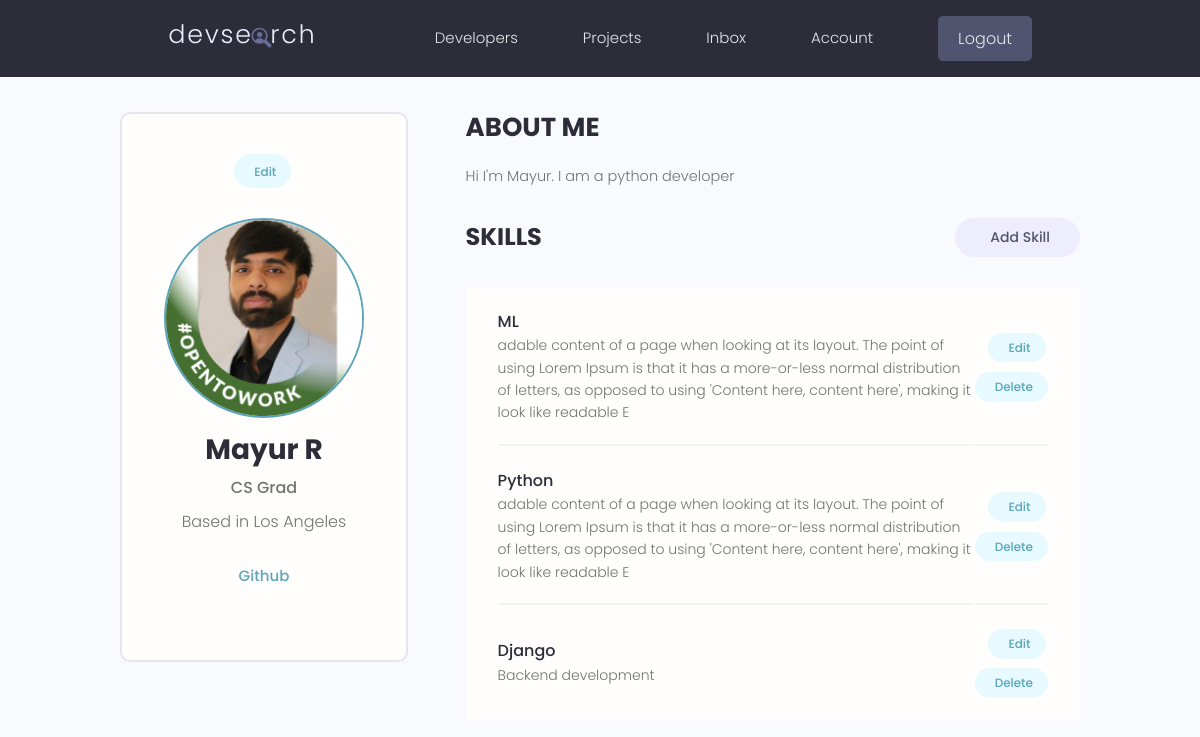
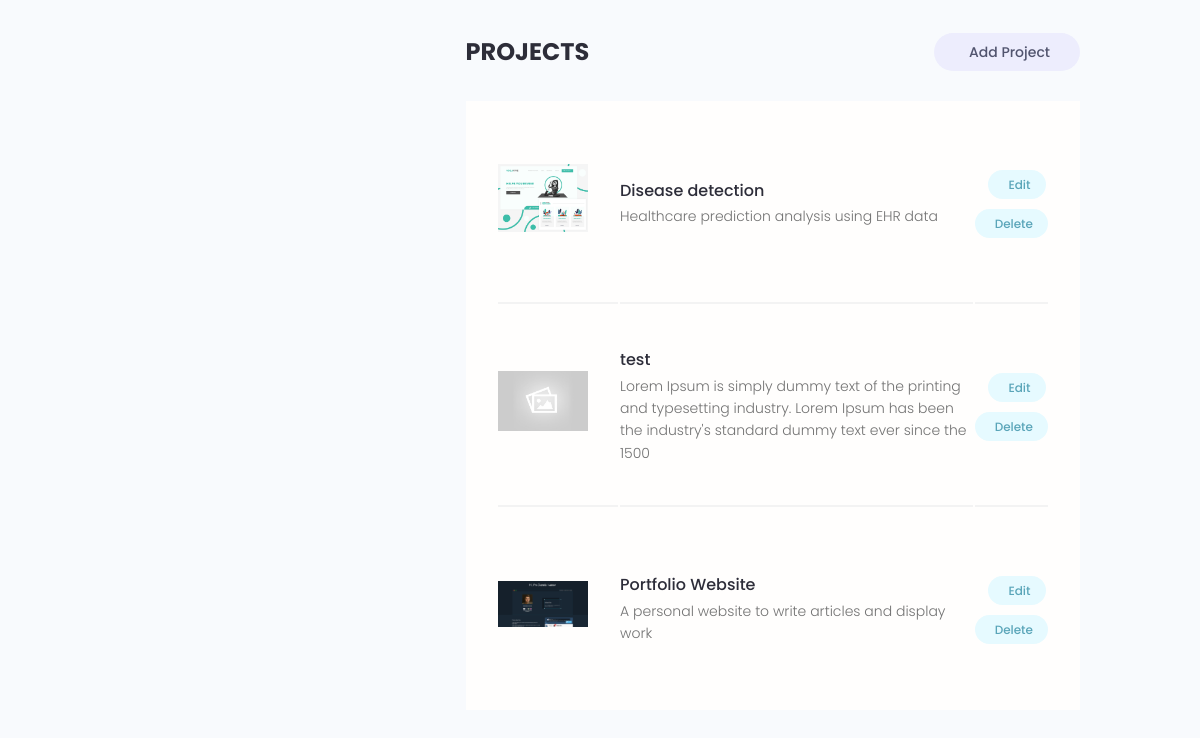
Before: /account/ (signed in) with the older database file (2 pictures, top to bottom).
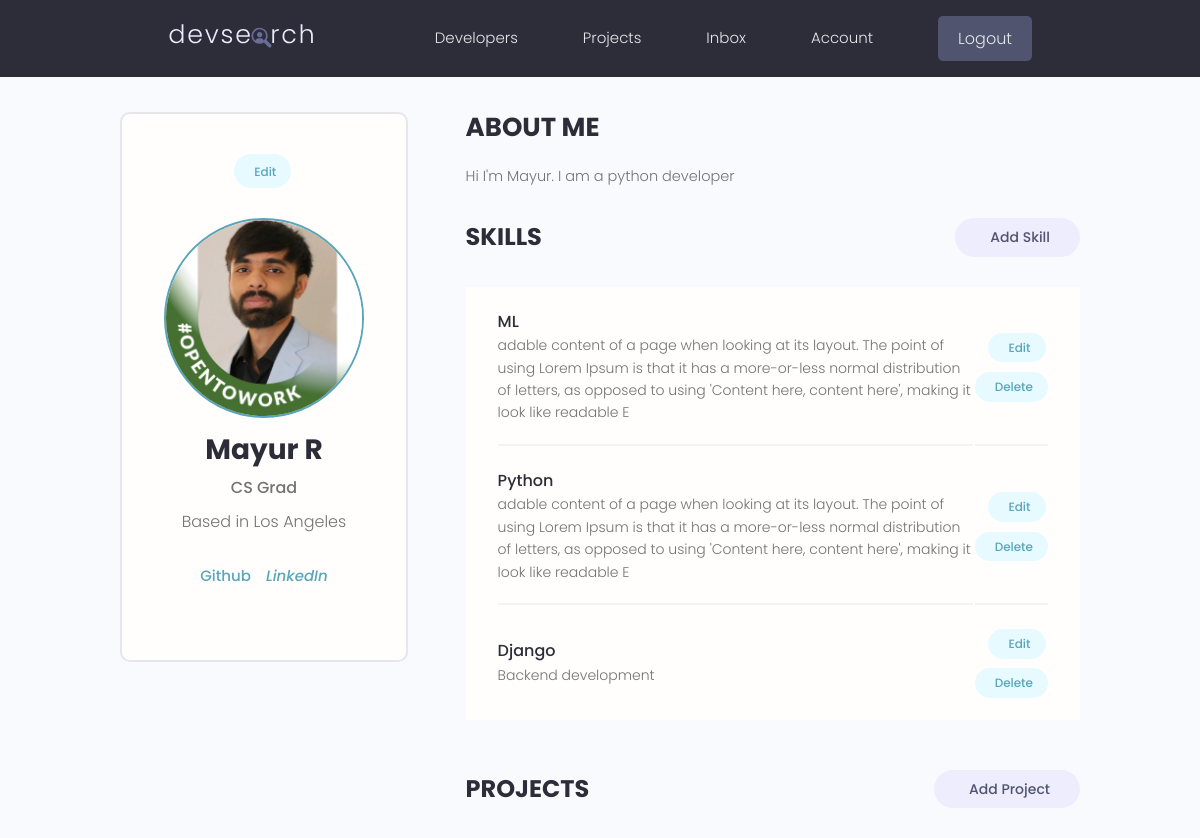
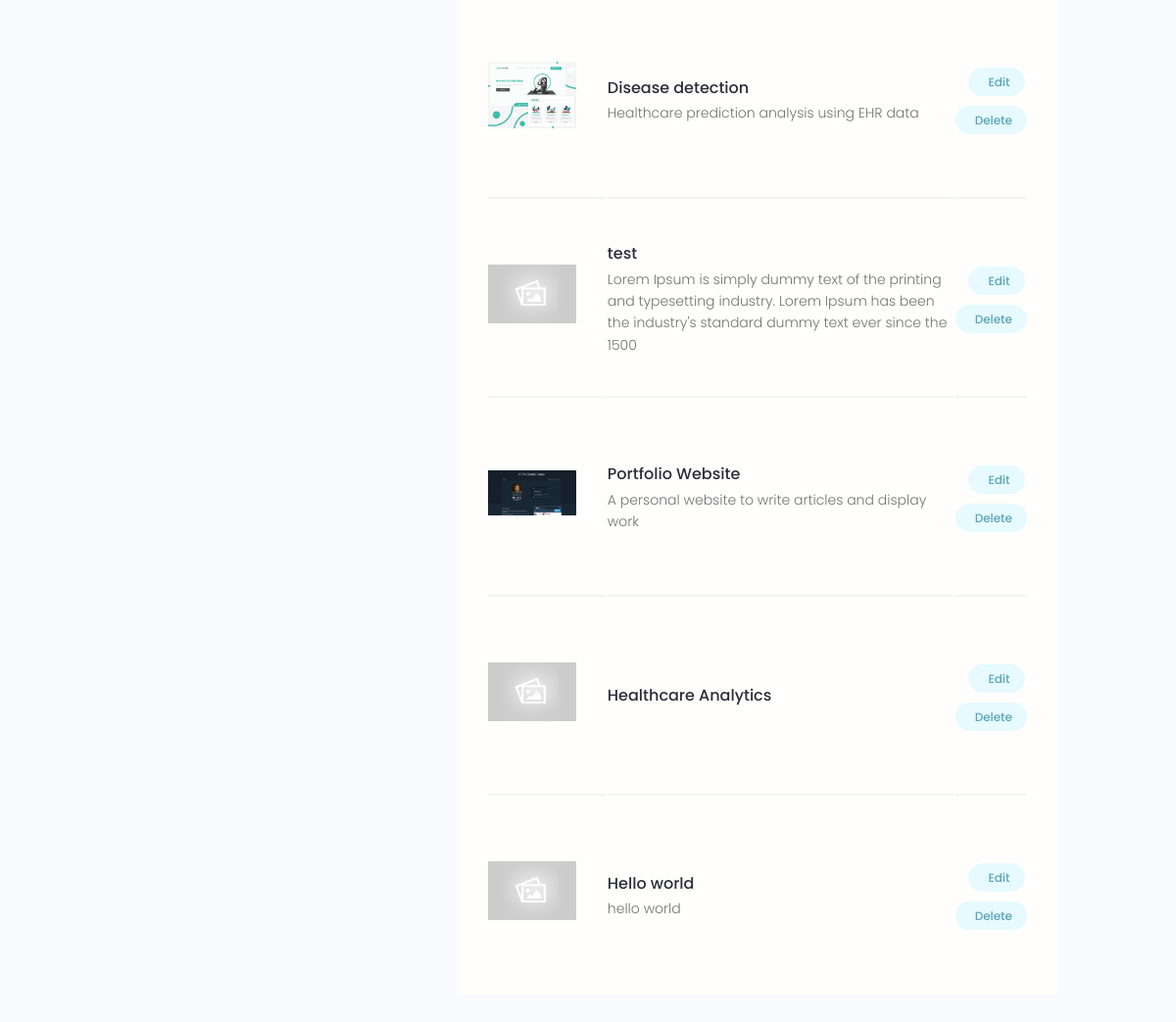
After: the same page with the newer database file (2 pictures, top to bottom).
### users/models.py (models this page shows, shortened)
class Skill(models.Model):
    owner=models.ForeignKey(Profile,on_delete=models.CASCADE,null=True,blank=True)
    name = models.CharField(max_length=200)
    description=models.TextField(null=True,blank=True)
    created=models.DateTimeField(auto_now_add=True)
    id=models.UUIDField(default=uuid.uuid4,unique=True,primary_key=True,editable=False)

### projects/models.py (models this page shows, shortened)
class Project(models.Model):
    owner=models.ForeignKey(Profile,null=True, blank=True,on_delete=models.SET_NULL)
    title=models.CharField(max_length=200)
    description=models.TextField(null=True,blank=True)
    featured_image=models.ImageField(null=True,blank=True,default='default.jpeg')
    demo_link=models.CharField(max_length=2000,null=True,blank=True)
    source_link=models.CharField(max_length=2000,null=True,blank=True)
    tags=models.ManyToManyField('Tag',blank=True)
    vote_total=models.IntegerField(default=0, null=True,blank=True)
    vote_ratio=models.IntegerField(default=0, null=True,blank=True)
    created=models.DateTimeField(auto_now_add=True)
    id=models.UUIDField(default=uuid.uuid4,unique=True,primary_key=True,editable=False)
    class Meta:
        ordering=['-vote_ratio','-vote_total','title']

### users/views.py (the view)
# urls.py: path('account/',views.userAccount,name="account"),
@login_required(login_url='login')
def userAccount(request):
    profile=request.user.profile
    skills=profile.skill_set.all()
    projects=profile.project_set.all()
    context={'profile':profile,'skills':skills,'projects':projects}
    return render(request,'users/account.html',context)

### users/templates/users/account.html (shortened to what this page needs)
{% extends 'main.html' %}
{% block content %}
<main class="settingsPage profile my-md">
    <div class="container">
      <div class="layout">
        <div class="column column--1of3">
          <div class="card text-center">
            <div class="card__body dev">
              <a class="tag tag--pill tag--main settings__btn" href="{% url 'edit-account' %}"> Edit</a>
              <img class="avatar avatar--xl dev__avatar" src="{{profile.profile_image.url}}" />
              <h2 class="dev__name">{{profile.name}}</h2>
              <p class="dev__title">{{profile.short_intro}}</p>
              <p class="dev__location">Based in {{profile.location}}</p>
              <ul class="dev__social">
                {% if profile.social_github%}
                <li>
                  <a title="Github" href="{{profile.social_github}}" target="_blank">Github</a>
                </li>
                {% endif %}
                {% if profile.social_linkedin%}
                <li>
                  <a title="LinkedIn" href="{{profile.social_linkedin}}" target="_blank"><i class="im im-linkedin">LinkedIn</i></a>
                </li>
                {% endif %}
              </ul>
            </div>
          </div>
        </div>
        <div class="column column--2of3">
          <div class="devInfo">
            <h3 class="devInfo__title">About Me</h3>
            <p class="devInfo__about">
                {{profile.bio}}
            </p>
          </div>
          <div class="settings">
            <h3 class="settings__title">Skills</h3>
            <a class="tag tag--pill tag--sub settings__btn tag--lg" href="{% url 'create-skill' %}"> Add Skill</a>
          </div>
          <table class="settings__table">
            {% for skill in skills %}
            <tr>
              <td class="settings__tableInfo">
                <h4>{{skill.name}}</h4>
                <p>
                  {{skill.description}}
                </p>
              </td>
              <td class="settings__tableActions">
                <a class="tag tag--pill tag--main settings__btn" href="{% url 'update-skill' skill.id %}"> Edit</a>
                <a class="tag tag--pill tag--main settings__btn" href="{% url 'delete-skill' skill.id %}?next=/account">
                  Delete</a>
              </td>
            </tr>
            {% endfor %}
          </table>
          <div class="settings">
            <h3 class="settings__title">Projects</h3>
            <a class="tag tag--pill tag--sub settings__btn tag--lg" href="{% url 'create-project' %}"> Add Project</a>
          </div>
          <table class="settings__table">
            {% for project in projects %}
            <tr>
              <td class="settings__thumbnail">
                <a href="{% url 'project' project.id %}"><img src="{{project.featured_image.url}}" alt="Project Thumbnail" /></a>
              </td>
              <td class="settings__tableInfo">
                <a href="{% url 'project' project.id %}">{{project.title}}</a>
                <p>
                  {{project.description | slice:"150"}}
                </p>
              </td>
              <td class="settings__tableActions">
                <a class="tag tag--pill tag--main settings__btn" href="{% url 'update-project' project.id %}"> Edit</a>
                <a class="tag tag--pill tag--main settings__btn" href="{% url 'delete-project' project.id %}?next=/account">
                  Delete</a>
              </td>
            </tr>
            {% endfor %}
          </table>
        </div>
      </div>
    </div>
  </main>
{% endblock content %}

Changed rows visible on the page:
changed Profile "Mayur R": social_linkedin empty → "linkedin.com" (drawn)
added Project: featured_image (placeholder picture), title "Healthcare Analytics"
added Project: featured_image (placeholder picture), title "Hello world", description "hello world"
Other visible differences:
text now shown: "LinkedIn"
